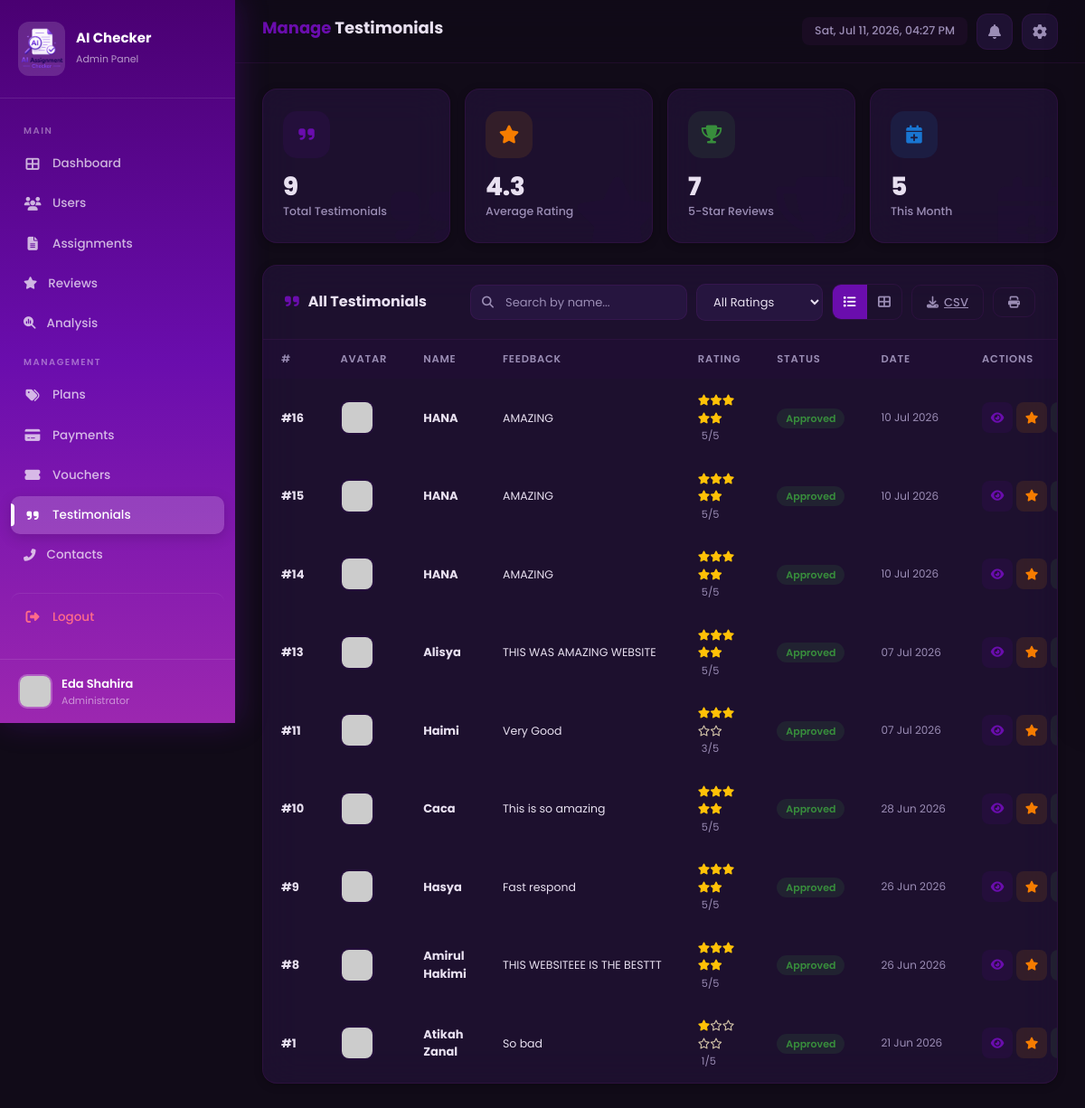
The page /admin_testimonials.php (signed in) on the database its author committed.
### tables this page shows
CREATE TABLE `users` (
  `user_id` int(20) NOT NULL,
  `name` varchar(100) NOT NULL,
  `email` varchar(100) NOT NULL,
  `password` varchar(200) NOT NULL,
  `user_type` enum('user','admin') NOT NULL DEFAULT 'user',
  `avatar` varchar(255) DEFAULT 'default.png',
  `created_at` timestamp NOT NULL DEFAULT current_timestamp(),
  `plan_id` int(11) DEFAULT NULL
);

CREATE TABLE `testimonials` (
  `testimonial_id` int(11) NOT NULL,
  `name` varchar(100) NOT NULL,
  `feedback` text NOT NULL,
  `rating` int(1) DEFAULT 5,
  `avatar` varchar(255) DEFAULT 'default.png',
  `created_at` datetime DEFAULT current_timestamp()
);

### admin_testimonials.php (the view, shortened to what this page needs)
<?php
include 'config.php';
 $admin_id = $_SESSION['user_id'];
 $admin_query = mysqli_query($conn, "SELECT user_id, name, email, avatar, created_at FROM users WHERE user_id = '$admin_id' AND user_type = 'admin'") or die(mysqli_error($conn));
 $admin_data    = mysqli_fetch_assoc($admin_query);
 $admin_name    = $admin_data['name'] ?? 'Admin';
 $db_avatar     = $admin_data['avatar'] ?? 'default.png';
if (!empty($db_avatar) && $db_avatar !== 'default.png') {
    if (filter_var($db_avatar, FILTER_VALIDATE_URL)) { $avatar = $db_avatar; }
    else { $avatar = "https://api.dicebear.com/7.x/avataaars/svg?seed=" . urlencode($db_avatar) . "&backgroundColor=ede9fe"; }
} else { $avatar = "https://api.dicebear.com/7.x/avataaars/svg?seed=Admin&backgroundColor=ede9fe"; }
function render_stars($rating, $size = '13px') {
    $html = '';
    for ($i = 1; $i <= 5; $i++) {
        if ($i <= $rating) {
            $html .= '<i class="fas fa-star" style="color:#FFC107;font-size:' . $size . ';"></i>';
        } else {
            $html .= '<i class="far fa-star" style="color:#D4C5A9;font-size:' . $size . ';"></i>';
        }
    }
    return $html;
}
function get_testimonial_avatar($row) {
    if (!empty($row['avatar']) && $row['avatar'] !== 'default.png') {
        return "https://api.dicebear.com/7.x/avataaars/svg?seed=" . urlencode($row['avatar']) . "&backgroundColor=ede9fe";
    }
    return "https://api.dicebear.com/7.x/avataaars/svg?seed=" . urlencode($row['name'] ?? 'User') . "&backgroundColor=ede9fe";
}
 $search = isset($_GET['search']) ? trim($_GET['search']) : '';
 $rating_filter = isset($_GET['rating']) ? (int)$_GET['rating'] : 0;
 $per_page = 10;
 $page = isset($_GET['page']) && is_numeric($_GET['page']) ? max(1, (int)$_GET['page']) : 1;
 $where = "WHERE 1=1";
 $offset = ($page - 1) * $per_page;
 $testimonials_query = mysqli_query($conn, "SELECT * FROM testimonials $where ORDER BY created_at DESC LIMIT $offset, $per_page");
 $total_testimonials = mysqli_num_rows(mysqli_query($conn, "SELECT * FROM testimonials"));
 $avg_result = mysqli_fetch_assoc(mysqli_query($conn, "SELECT AVG(rating) as avg_r FROM testimonials"));
 $avg_rating = $avg_result['avg_r'] ? round($avg_result['avg_r'], 1) : 0;
 $five_star_count = mysqli_num_rows(mysqli_query($conn, "SELECT * FROM testimonials WHERE rating = 5"));
 $this_month_count = mysqli_num_rows(mysqli_query($conn, "SELECT * FROM testimonials WHERE MONTH(created_at) = MONTH(CURRENT_DATE) AND YEAR(created_at) = YEAR(CURRENT_DATE)"));
?>
<!DOCTYPE html>
<html lang="en" data-theme="dark">
<head>
    <link href="https://cdn.jsdelivr.net/npm/bootstrap@5.3.2/dist/css/bootstrap.min.css" rel="stylesheet">
    <link rel="stylesheet" href="https://cdnjs.cloudflare.com/ajax/libs/font-awesome/6.5.1/css/all.min.css">
</head>
<body>
    <aside class="sidebar" id="sidebar">
        <div class="sidebar-brand">
            <div class="brand-icon"><img src="image/logo.png" alt="Logo"></div>
            <div><h5>AI Checker</h5><small>Admin Panel</small></div>
        </div>
        <nav class="sidebar-menu">
            <div class="menu-label">Main</div>
            <a href="adminpage.php"><i class="fas fa-th-large fa-icon"></i> Dashboard</a>
            <a href="admin_users.php"><i class="fas fa-users fa-icon"></i> Users</a>
            <a href="admin_assignments.php"><i class="fas fa-file-alt fa-icon"></i> Assignments</a>
            <a href="admin_reviews.php"><i class="fas fa-star"></i> Reviews</a>
            <a href="ai_analysis.php">
                <i class="fas fa-magnifying-glass-chart"></i> Analysis
            </a>
            <div class="menu-label">Management</div>
            <a href="admin_plans.php"><i class="fas fa-tags fa-icon"></i> Plans</a>
            <a href="admin_payments.php"><i class="fas fa-credit-card fa-icon"></i> Payments</a>
            <a href="admin_vouchers.php"><i class="fas fa-ticket-alt fa-icon"></i> Vouchers</a>
            <a href="admin_testimonials.php" class="active"><i class="fas fa-quote-right fa-icon"></i> Testimonials</a>
            <a href="admin_contacts.php"><i class="fas fa-phone-alt"></i> Contacts</a>
            <a href="logout.php" class="logout-btn"><i class="fas fa-sign-out-alt fa-icon"></i> Logout</a>
        </nav>
        <div class="sidebar-footer">
            <div class="admin-info">
                <img src="<?php echo htmlspecialchars($avatar); ?>" class="admin-avatar-img" alt="<?php echo htmlspecialchars($admin_name); ?>" onerror="this.src='https://api.dicebear.com/7.x/avataaars/svg?seed=Admin&backgroundColor=ede9fe';">
                <div><div class="admin-name"><?php echo htmlspecialchars($admin_name); ?></div><div class="admin-role">Administrator</div></div>
            </div>
        </div>
    </aside>
    <main class="main-content">
        <header class="top-header">
            <div class="left-section">
                <h1 class="page-title"><span>Manage</span> Testimonials</h1>
            </div>
            <div class="right-section">
                <span class="header-time" id="headerTime"></span>
                <div class="notification-wrapper">
                    <button class="header-btn" id="notiBtn"><i class="fas fa-bell"></i>
                    </button>
                </div>
                <button class="header-btn" id="settingsBtn"><i class="fas fa-cog"></i></button>
            </div>
        </header>
        <div class="dashboard-body">
            <div class="row g-3 mb-4">
                <div class="col-xl-3 col-md-6">
                    <div class="stat-card c-purple animate-in">
                        <div class="s-icon"><i class="fas fa-quote-right"></i></div>
                        <div class="s-value"><?php echo number_format($total_testimonials); ?></div>
                        <div class="s-label">Total Testimonials</div>
                        <i class="fas fa-quote-right s-bg"></i>
                    </div>
                </div>
                <div class="col-xl-3 col-md-6">
                    <div class="stat-card c-amber animate-in">
                        <div class="s-icon"><i class="fas fa-star"></i></div>
                        <div class="s-value"><?php echo $avg_rating; ?></div>
                        <div class="s-label">Average Rating</div>
                        <i class="fas fa-star s-bg"></i>
                    </div>
                </div>
                <div class="col-xl-3 col-md-6">
                    <div class="stat-card c-green animate-in">
                        <div class="s-icon"><i class="fas fa-trophy"></i></div>
                        <div class="s-value"><?php echo number_format($five_star_count); ?></div>
                        <div class="s-label">5-Star Reviews</div>
                        <i class="fas fa-trophy s-bg"></i>
                    </div>
                </div>
                <div class="col-xl-3 col-md-6">
                    <div class="stat-card c-blue animate-in">
                        <div class="s-icon"><i class="fas fa-calendar-plus"></i></div>
                        <div class="s-value"><?php echo number_format($this_month_count); ?></div>
                        <div class="s-label">This Month</div>
                        <i class="fas fa-calendar-plus s-bg"></i>
                    </div>
                </div>
            </div>
            <div class="table-card">
                <div class="table-header">
                    <div class="table-title"><i class="fas fa-quote-right"></i> All Testimonials</div>
                    <div class="toolbar">
                        <form method="GET" class="search-box" style="position:relative;">
                            <i class="fas fa-search"></i>
                            <input type="text" name="search" placeholder="Search by name..." value="<?php echo htmlspecialchars($search); ?>">
                        </form>
                        <select class="filter-select" onchange="applyRatingFilter(this.value)">
                            <option value="0" <?php echo $rating_filter == 0 ? 'selected' : ''; ?>>All Ratings</option>
                        </select>
                        <div class="view-toggle">
                            <button class="view-toggle-btn active" id="btnTableView" onclick="switchView('table')" title="Table View"><i class="fas fa-list"></i></button>
                            <button class="view-toggle-btn" id="btnCardView" onclick="switchView('cards')" title="Card View"><i class="fas fa-th-large"></i></button>
                        </div>
                        <a href="admin_testimonials.php?export=csv<?php echo !empty($search) ? '&search=' . urlencode($search) : ''; ?><?php echo $rating_filter > 0 ? '&rating=' . $rating_filter : ''; ?>" class="btn-export" title="Export CSV"><i class="fas fa-download"></i> CSV</a>
                        <button class="btn-export" onclick="window.print()" title="Print / PDF"><i class="fas fa-print"></i></button>
                    </div>
                </div>
                <div id="tableView">
                    <div class="table-responsive">
                        <table class="table table-hover mb-0">
                            <thead>
                                <tr>
                                    <th>#</th>
                                    <th>Avatar</th>
                                    <th>Name</th>
                                    <th>Feedback</th>
                                    <th>Rating</th>
                                    <th>Status</th>
                                    <th>Date</th>
                                    <th>Actions</th>
                                </tr>
                            </thead>
                            <tbody id="tableBody">
                                <?php if (mysqli_num_rows($testimonials_query) > 0): ?>
                                    <?php while ($row = mysqli_fetch_assoc($testimonials_query)):
                                        $tid = $row['testimonial_id'];
                                        $preview = mb_strlen($row['feedback']) > 80 ? mb_substr($row['feedback'], 0, 80) . '...' : $row['feedback'];
                                    ?>
                                    <tr data-id="<?php echo $tid; ?>" class="testimonial-row">
                                        <td><strong>#<?php echo $tid; ?></strong></td>
                                        <td><img src="<?php echo get_testimonial_avatar($row); ?>" class="user-avatar" alt="<?php echo htmlspecialchars($row['name']); ?>" onerror="this.src='https://api.dicebear.com/7.x/avataaars/svg?seed=User&backgroundColor=ede9fe';"></td>
                                        <td><strong><?php echo htmlspecialchars($row['name']); ?></strong></td>
                                        <td><div class="feedback-preview" title="<?php echo htmlspecialchars($row['feedback']); ?>"><?php echo htmlspecialchars($preview); ?></div></td>
                                        <td><?php echo render_stars($row['rating'], '12px'); ?> <small style="color:var(--text-muted);margin-left:4px;"><?php echo $row['rating']; ?>/5</small></td>
                                        <td>
                                            <span class="status-badge badge-approved" data-id="<?php echo $tid; ?>">Approved</span>
                                        </td>
                                        <td style="white-space:nowrap;font-size:12px;color:var(--text-muted);"><?php echo date('d M Y', strtotime($row['created_at'])); ?></td>
                                        <td>
                                            <div class="d-flex gap-1">
                                                <button class="btn-action btn-view" onclick="viewTestimonial(<?php echo $tid; ?>, '<?php echo htmlspecialchars(addslashes($row['name'])); ?>', '<?php echo htmlspecialchars(addslashes($row['feedback'])); ?>', <?php echo $row['rating']; ?>, '<?php echo get_testimonial_avatar($row); ?>', '<?php echo $row['created_at']; ?>')" title="View"><i class="fas fa-eye"></i></button>
                                                <button class="btn-action btn-feature" data-id="<?php echo $tid; ?>" onclick="toggleFeatured(<?php echo $tid; ?>)" title="Toggle Featured"><i class="fas fa-star"></i></button>
                                                <button class="btn-action btn-approve" data-id="<?php echo $tid; ?>" onclick="toggleApprove(<?php echo $tid; ?>)" title="Toggle Approve/Hide"><i class="fas fa-check-circle"></i></button>
                                            </div>
                                        </td>
                                    </tr>
                                    <?php endwhile; ?>
                                <?php endif; ?>
                            </tbody>
                        </table>
                    </div>
                </div>
    </main>
</body>
</html>

### rows shown on the page
users: name "Eda Shahira"
testimonials: testimonial_id "16", name "HANA", feedback "AMAZING", rating "5", created_at "10 Jul 2026"
testimonials: testimonial_id "15", name "HANA", feedback "AMAZING", rating "5", created_at "10 Jul 2026"
testimonials: testimonial_id "14", name "HANA", feedback "AMAZING", rating "5", created_at "10 Jul 2026"
testimonials: testimonial_id "13", name "Alisya", feedback "THIS WAS AMAZING WEBSITE", rating "5", created_at "07 Jul 2026"
testimonials: testimonial_id "11", name "Haimi", feedback "Very Good", rating "3", created_at "07 Jul 2026"
testimonials: testimonial_id "10", name "Caca", feedback "This is so amazing", rating "5", created_at "28 Jun 2026"
testimonials: testimonial_id "9", name "Hasya", feedback "Fast respond", rating "5", created_at "26 Jun 2026"
testimonials: testimonial_id "8", name "Amirul Hakimi", feedback "THIS WEBSITEEE IS THE BESTTT", rating "5", created_at "26 Jun 2026"
testimonials: testimonial_id "1", name "Atikah Zanal", feedback "So bad", rating "1", created_at "21 Jun 2026"

### other values the page prints
$total_testimonials "9"
$avg_rating "4.3"
$five_star_count "7"
$this_month_count "5"
